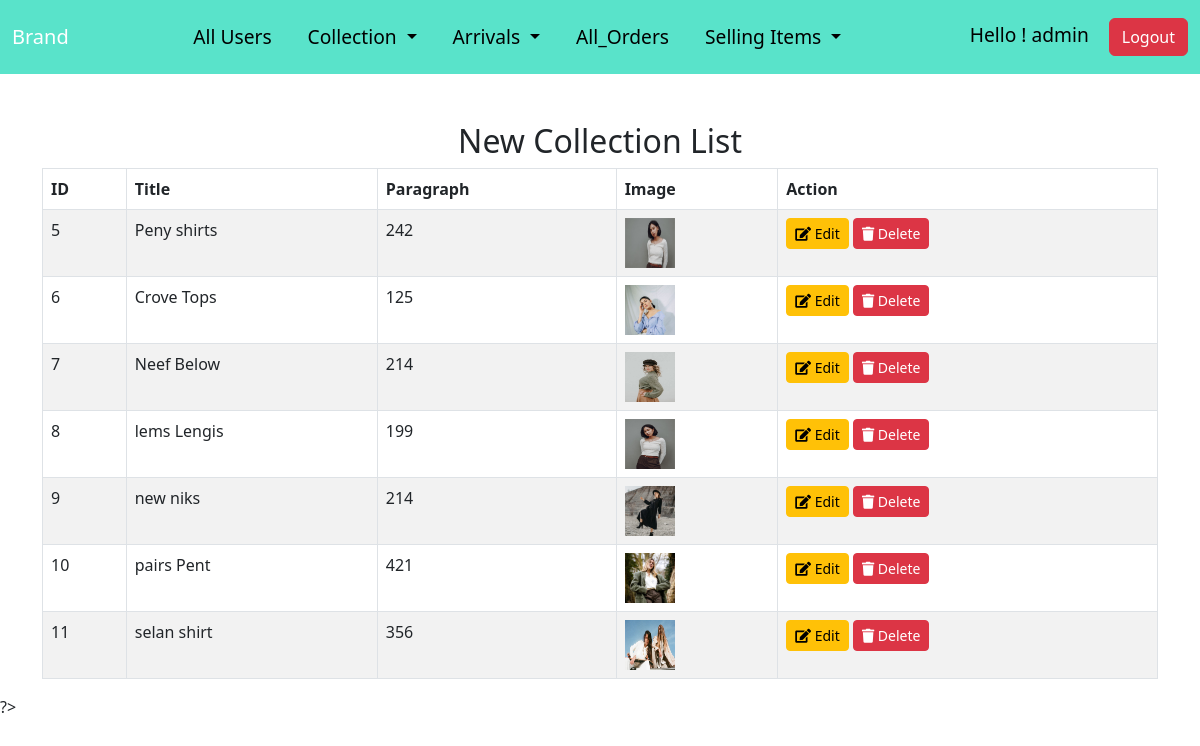
The page /Admin/Arrivals/Show_All_Arrivals.php (signed in) on the database its author committed.
### tables this page shows
CREATE TABLE `add_arrivals` (
  `id` int(255) NOT NULL,
  `title` varchar(255) NOT NULL,
  `price` decimal(10,0) NOT NULL,
  `image` varchar(255) NOT NULL
);

### Admin/Arrivals/Show_All_Arrivals.php (the view, shortened to what this page needs)
<?php
include('../../conn.php');
$name = "";
if (isset($_SESSION["admin_name"])) {
    $name = $_SESSION["admin_name"];
} else {
    echo "Session Error";
}
$sql = "SELECT * FROM `add_arrivals`";
$result = mysqli_query($conn, $sql);
?>
<!DOCTYPE html>
<html lang="en">
<head>
    <link href="https://cdn.jsdelivr.net/npm/bootstrap@5.3.0/dist/css/bootstrap.min.css" rel="stylesheet">
    <link href="https://cdnjs.cloudflare.com/ajax/libs/font-awesome/5.15.4/css/all.min.css" rel="stylesheet">
</head>
<body>
    <nav class="navbar navbar-expand-lg navbar-dark" style="background-color:rgb(89, 227, 202);">
        <div class="container-fluid">
            <a class="navbar-brand" href="#">Brand</a>
            <div class="collapse navbar-collapse" id="navbarNav">
                <ul class="navbar-nav mx-auto">
                    <li class="nav-item">
                        <a class="nav-link active" aria-current="page" style="color:black;font-size:larger;margin-right:20px;" href="../allusers.php">All Users</a>
                    </li>
                    <li class="nav-item dropdown">
                        <a class="nav-link dropdown-toggle" href="#" id="collectionDropdown" role="button" data-bs-toggle="dropdown" aria-expanded="false" style="color:black;font-size:larger;margin-right:20px;">
                            Collection
                        </a>
                    </li>
                    <li class="nav-item dropdown">
                        <a class="nav-link dropdown-toggle" href="#" id="collectionDropdown" role="button" data-bs-toggle="dropdown" aria-expanded="false" style="color:black;font-size:larger;margin-right:20px;">
                            Arrivals
                        </a>
                    </li>
                    <a class="nav-link" href="all_orders.php" id="collectionDropdown" role="button" aria-expanded="false" style="color:black;font-size:larger; margin-right:20px;">
                        All_Orders
                    </a>
                    <li class="nav-item dropdown">
                        <a class="nav-link dropdown-toggle" href="#" id="collectionDropdown" role="button" data-bs-toggle="dropdown" aria-expanded="false" style="color:black;font-size:larger;margin-right:20px;">
                            Selling Items
                        </a>
                    </li>
                </ul>
                <p style="color:black;font-size:larger;margin-right: 20px;margin-top: 13px;">Hello ! <?php echo "$name"; ?></p>
                <a href='Admin_logout.php' class='btn btn-danger'>Logout</a>
            </div>
        </div>
    </nav>
    <div class="container mt-5">
        <h2 class="text-center">New Collection List</h2>
        <table class="table table-bordered table-striped">
            <thead>
                <tr>
                    <th>ID</th>
                    <th>Title</th>
                    <th>Paragraph</th>
                    <th>Image</th>
                    <th>Action</th>
                </tr>
            </thead>
            <tbody>
                <?php if (mysqli_num_rows($result) > 0) {
                    while ($row = mysqli_fetch_assoc($result)) { ?>
                        <tr>
                            <td><?= $row['id']; ?></td>
                            <td><?= htmlspecialchars($row["title"]); ?></td>
                            <td><?= htmlspecialchars($row["price"]); ?></td>
                            <td>
                                <img src="../../images/<?php echo htmlspecialchars($row['image']); ?>" alt="" style="width: 50px; height: 50px;">
                            </td>
                            <td>
                                <a href="edit_arrivals.php?id=<?= $row['id']; ?>" class="btn btn-sm btn-warning">
                                    <i class="fas fa-edit"></i> Edit
                                </a>
                                <a href="delete_arrivals.php?id=<?= $row['id']; ?>" class="btn btn-sm btn-danger">
                                    <i class="fas fa-trash"></i> Delete
                                </a>
                            </td>
                        </tr>
                    <?php }
                } else { ?>
                    <tr>
                        <td colspan="6" class="text-center">No users found</td>
                    </tr>
                <?php } ?>
            </tbody>
        </table>
    </div>
</body>
</html>

### rows shown on the page
add_arrivals: id "5", title "Peny shirts", price "242", image (picture)
add_arrivals: id "6", title "Crove Tops", price "125", image (picture)
add_arrivals: id "7", title "Neef Below", price "214", image (picture)
add_arrivals: id "8", title "lems Lengis", price "199", image (picture)
add_arrivals: id "9", title "new niks", price "214", image (picture)
add_arrivals: id "10", title "pairs Pent", price "421", image (picture)
add_arrivals: id "11", title "selan shirt", price "356", image (picture)

### other values the page prints
$name "admin"
